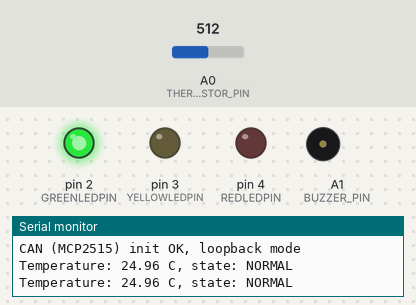
Recording of a sketch running on a simulated Arduino Uno, built with avr-gcc and run on an emulated ATmega328P. Parts: output pins drawn as LEDs (lit = HIGH), buzzer (waves = sounding, pin HIGH), the last lines printed to the serial monitor. The inputs (shaded band) are chosen by the test bench; at power-on: A0 (THERMISTOR_PIN) = 512.

Above: at 2.8 s.
2.9 s: A0 (THERMISTOR_PIN) set to 160
4.4 s: A0 (THERMISTOR_PIN) set to 133
At 5.4 s:
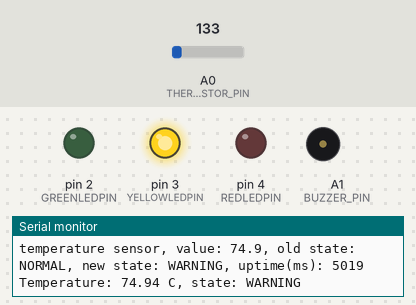
At 5.9 s:
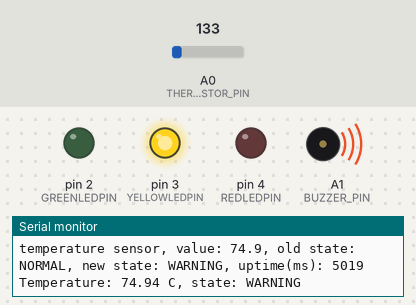
7.4 s: A0 (THERMISTOR_PIN) set to 93
10.4 s: A0 (THERMISTOR_PIN) set to 78
At 11.16 s:
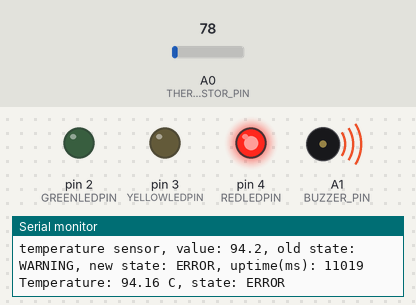
Timing chart, 0 to 14.4 s (numbered marks = the images above; inputs shaded):
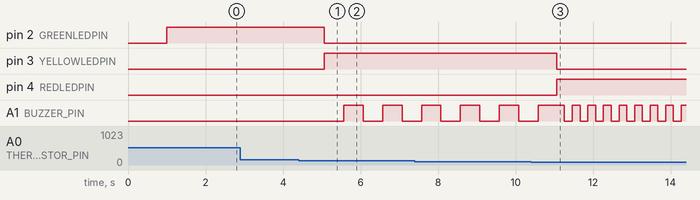

Measured:
- the behaviour switches between 149 and 148 on A0 (THERMISTOR_PIN) (found by bisection; images 0 and 1)
- the behaviour switches between 88 and 87 on A0 (THERMISTOR_PIN) (found by bisection; images 2 and 3)
- after the input at 4.4 s, pin 2 (GREENLEDPIN): HIGH → LOW after 0.67 s; pin 3 (YELLOWLEDPIN): LOW → HIGH after 0.67 s; A1 (BUZZER_PIN): alternates HIGH for 0.50 s and LOW for 0.50 s, starting after 1.2 s
- after the input at 10.4 s, pin 3 (YELLOWLEDPIN): HIGH → LOW after 0.67 s; pin 4 (REDLEDPIN): LOW → HIGH after 0.67 s

The sketch:

ArduinoIndustrialController.ino
```cpp
// Zapojeni termistoru (uprav pin, pokud pouzijes jiny nez A0):
//   5V -- rezistor 10k -- (ADC pin A0) -- termistor NTC -- GND
//
// Zapojeni bzucaku (aktivni, 2 vyvody):
//   A1 (BUZZER_PIN) -- (+) buzzer (-) -- GND
//
// Zapojeni MCP2515 (SPI):
//   VCC -- 5V, GND -- GND, CS -- D10, SO(MISO) -- D12, SI(MOSI) -- D11, SCK -- D13

#include "ISensor.h"
#include "ArduinoTemperatureSensor.h"
#include "ILogger.h"
#include "SerialLogger.h"
#include "Controller.h"
#include "BuzzerAlarm.h"
#include "CanReporter.h"
#include "StatusLeds.h"

const uint8_t THERMISTOR_PIN = A0;
const uint8_t BUZZER_PIN = A1;
const uint8_t CAN_CS_PIN = 10;
const uint8_t GREENLEDPIN = 2;
const uint8_t YELLOWLEDPIN = 3;
const uint8_t REDLEDPIN = 4;
const unsigned long TEMPERATURE_INTERVAL_MS = 1000;
const unsigned long BUZZER_INTERVAL_MS = 10;

ArduinoTemperatureSensor temperatureSensor(THERMISTOR_PIN);
SerialLogger serialLogger;
Controller controller(&serialLogger);
BuzzerAlarm buzzerAlarm(BUZZER_PIN);
CanReporter canReporter(CAN_CS_PIN);
StatusLeds statusLeds(GREENLEDPIN,YELLOWLEDPIN,REDLEDPIN);

unsigned long lastReadMsTemperature = 0;
unsigned long lastReadMsBuzzer = 0;

BuzzerStatus toBuzzerStatus(SystemState state) {
    switch (state) {
        case SystemState::NORMAL:  return BuzzerStatus::NORMAL;
        case SystemState::WARNING: return BuzzerStatus::WARNING;
        case SystemState::ERROR:   return BuzzerStatus::ERROR;
    }
    return BuzzerStatus::ERROR; // fallback, kdyby switch nepokryl vsechny hodnoty
}
LedStatus toLedStatus(SystemState state) {
    switch (state) {
        case SystemState::NORMAL:  return LedStatus::NORMAL;
        case SystemState::WARNING: return LedStatus::WARNING;
        case SystemState::ERROR:   return LedStatus::ERROR;
    }
    return LedStatus::ERROR; // fallback, kdyby switch nepokryl vsechny hodnoty
}

void setup() {
	Serial.begin(9600);
	Serial.println(F("Industrial Controller (Arduino) starting..."));

	if (canReporter.begin()) {
		Serial.println(F("CAN (MCP2515) init OK, loopback mode"));
	} else {
		Serial.println(F("CAN (MCP2515) init FAILED - zkontroluj zapojeni/CS pin"));
	}
}

void loop() {
	unsigned long now = millis();
	// čtení teploty
	if (now - lastReadMsTemperature >= TEMPERATURE_INTERVAL_MS) {
		lastReadMsTemperature = now;

		double temperature = temperatureSensor.readSensor();
		bool sensorFault = temperatureSensor.lastReadingWasFault();
		if(sensorFault){
			controller.forceFaultState();
			Serial.println(F("WARNING: cteni ADC na kraji rozsahu (mozny odpojeny/zkratovany senzor)"));
			Serial.print(F("Temperature: "));
			Serial.print("N/A (fault)");
		}else{

			controller.updateTemperature(temperature);
			Serial.print(F("Temperature: "));
			Serial.print(temperature);
		}
		Serial.print(F(" C, state: "));
		Serial.println(controller.toString(controller.getState()));
		//vybere a rozsvítí správnou ledku
		statusLeds.setStatus(toLedStatus(controller.getState()));

		canReporter.setData(static_cast<uint8_t>(controller.getState()), sensorFault, temperature);
	}
	// varovný buzzer
	if (now - lastReadMsBuzzer >= BUZZER_INTERVAL_MS) {
		lastReadMsBuzzer = now;
		buzzerAlarm.setStatus(toBuzzerStatus(controller.getState()));
		buzzerAlarm.update();
	}

	canReporter.update();

	// DOCASNE - overeni loopback testu, dokud neni druhy uzel/analyzator
	unsigned long rxId;
	uint8_t rxBuf[8];
	uint8_t rxLen;
	if (canReporter.checkLoopback(rxId, rxBuf, rxLen)) {
		Serial.print(F("CAN loopback OK, data:"));
		for (uint8_t i = 0; i < rxLen; i++) {
			Serial.print(' ');
			Serial.print(rxBuf[i], HEX);
		}
		Serial.println();
	}
}
```

ArduinoTemperatureSensor.cpp
```cpp
#include "ArduinoTemperatureSensor.h"
#include <Arduino.h>
#include <math.h>

namespace {
	constexpr int ADC_MAX = 1023;
	constexpr int FAULT_MARGIN = 3; // par LSB od kraje rozsahu = bereme jako poruchu
}

ArduinoTemperatureSensor::ArduinoTemperatureSensor(uint8_t pin,
                                                     double seriesResistorOhm,
                                                     double nominalResistanceOhm,
                                                     double bCoefficient,
                                                     double nominalTemperatureC)
	: pin(pin),
	  seriesResistorOhm(seriesResistorOhm),
	  nominalResistanceOhm(nominalResistanceOhm),
	  bCoefficient(bCoefficient),
	  nominalTemperatureK(nominalTemperatureC + 273.15)
{
	pinMode(pin, INPUT);
}

double ArduinoTemperatureSensor::readSensor()
{
	int adcValue = analogRead(pin);

	if (adcValue <= FAULT_MARGIN || adcValue >= (ADC_MAX - FAULT_MARGIN)) {
		// termistor odpojeny (adc blizko 1023) nebo zkratovany (adc blizko 0)
		faultFlag = true;
	} else {
		faultFlag = false;
	}

	return adcToCelsius(adcValue);
}

bool ArduinoTemperatureSensor::lastReadingWasFault() const
{
	return faultFlag;
}

double ArduinoTemperatureSensor::adcToCelsius(int adcValue) const
{
	if (adcValue <= 0) adcValue = 1;
	if (adcValue >= ADC_MAX) adcValue = ADC_MAX - 1;

	// napetovy delic: pevny rezistor nahore, NTC dole (uprav pri obracenem zapojeni)
	double resistance = seriesResistorOhm / (static_cast<double>(ADC_MAX) / adcValue - 1.0);

	// Steinhart-Hart, zjednodusena B-parametr rovnice
	double steinhart = resistance / nominalResistanceOhm;
	steinhart = log(steinhart);
	steinhart /= bCoefficient;
	steinhart += 1.0 / nominalTemperatureK;
	steinhart = 1.0 / steinhart;
	steinhart -= 273.15;

	return steinhart;
}
```

ArduinoTemperatureSensor.h
```cpp
#pragma once
#include "ISensor.h"
#include <stdint.h>

// Realny senzor - NTC termistor na analogovem vstupu Arduina.
// Nahrazuje simulovanou TemperatureSensor pri portovani na hardware,
// beze zmeny v Controlleru (Controller zna jen rozhrani ISensor).
//
// Predpoklada napetovy delic: 5V -- seriovy rezistor -- [ADC pin] -- NTC -- GND
class ArduinoTemperatureSensor : public ISensor
{
public:
	// pin                    = cislo analogoveho vstupu (napr. A0)
	// seriesResistorOhm      = hodnota pevneho rezistoru v delici (napr. 10000 pro 10k)
	// nominalResistanceOhm   = odpor termistoru pri 25 C (dle datasheetu, typicky 10000)
	// bCoefficient           = B-konstanta termistoru (typicky 3950 pro bezne NTC 10k)
	// nominalTemperatureC    = referencni teplota pro nominalResistanceOhm (obvykle 25 C)
	ArduinoTemperatureSensor(uint8_t pin,
	                          double seriesResistorOhm = 10000.0,
	                          double nominalResistanceOhm = 10000.0,
	                          double bCoefficient = 3950.0,
	                          double nominalTemperatureC = 25.0);

	double readSensor() override;

	// true, pokud posledni cteni vypadalo jako odpojeny/zkratovany senzor
	bool lastReadingWasFault() const;

private:
	double adcToCelsius(int adcValue) const;

	uint8_t pin;
	double seriesResistorOhm;
	double nominalResistanceOhm;
	double bCoefficient;
	double nominalTemperatureK;
	bool faultFlag = false;
};
```

BuzzerAlarm.cpp
```cpp
#include "BuzzerAlarm.h"
#include <Arduino.h>
#include <math.h>
#define WARNINGINTERVAL 500
#define ERRORINTERVAL 200

BuzzerAlarm::BuzzerAlarm(uint8_t pin){ // bere pin, nastaví ho jako výstup
    this->pin = pin;
    pinMode(pin,OUTPUT);
    digitalWrite(pin, LOW);
}
void BuzzerAlarm::setStatus(BuzzerStatus newStatus){ // co zvenčí řekne "teď hraj tohle".
    if(newStatus != buzzerStatus){
        buzzerStatus = newStatus;
        lastToggleMillis = millis();
        if(newStatus == BuzzerStatus::NORMAL){
            digitalWrite(pin, LOW);
            pinEnabled = false;
        }
    }

    return;
}
void BuzzerAlarm::update(){
    unsigned long now = millis();
    if(buzzerStatus == BuzzerStatus::NORMAL){
        return;
    }else{
        unsigned long interval = intervalForStatus(buzzerStatus);
        if(now - lastToggleMillis >= interval){
            pinEnabled = !pinEnabled;
            if (pinEnabled) {
                digitalWrite(pin, HIGH);
            } else {
                digitalWrite(pin, LOW);
            }
            lastToggleMillis = now;
        }
    }
}

unsigned long BuzzerAlarm::intervalForStatus(BuzzerStatus status) const{ // podle enum vybírá interval tónu buzzeru
    switch(status){
        case BuzzerStatus::NORMAL:
            return 0;
        case BuzzerStatus::WARNING:
            return WARNINGINTERVAL;
        case BuzzerStatus::ERROR:
            return ERRORINTERVAL;
    }
}
```

BuzzerAlarm.h
```cpp
#pragma once
#include <stdint.h>

enum class BuzzerStatus
    {
        NORMAL,
        WARNING,
        ERROR
    };

class BuzzerAlarm {
public:
    BuzzerAlarm(uint8_t pin); // bere pin, nastaví ho jako výstup
    void setStatus(BuzzerStatus buzzerStatus); // co zvenčí řekne "teď hraj tohle".
    void update();


private:
    uint8_t pin;
    unsigned long lastToggleMillis = 0;
    bool pinEnabled = false;
    BuzzerStatus buzzerStatus = BuzzerStatus::NORMAL;
    unsigned long intervalForStatus(BuzzerStatus status) const;
};
```

CanReporter.cpp
```cpp
#include "CanReporter.h"
#include <SPI.h>

#define CAN_REPORT_ID 0x100 // vlastni ID pro tento status ramec

CanReporter::CanReporter(uint8_t csPin, unsigned long reportIntervalMs)
    : can(csPin), reportIntervalMs(reportIntervalMs)
{
}

bool CanReporter::begin()
{
    if (can.begin(MCP_ANY, CAN_500KBPS, MCP_8MHZ) != CAN_OK) {
        return false;
    }
    // Zatim loopback - zadny druhy uzel na sbernici, testujeme jen ze
    // se ramce spravne sestavuji a odesilaji. Az bude k dispozici druhy
    // uzel/analyzator, prepnout na MCP_NORMAL.
    can.setMode(MCP_LOOPBACK);
    return true;
}

void CanReporter::setData(uint8_t newState, bool newFaultFlag, double newTemperature)
{
    state = newState;
    faultFlag = newFaultFlag;
    temperature = newTemperature;
}

void CanReporter::update()
{
    unsigned long now = millis();
    if (now - lastSendMillis < reportIntervalMs) {
        return;
    }
    lastSendMillis = now;

    int16_t tempScaled = (int16_t)(temperature * 10); // napr. 21.6 C -> 216

    uint8_t buf[8];
    buf[0] = state;
    buf[1] = faultFlag ? 1 : 0;
    buf[2] = (uint8_t)(tempScaled >> 8);   // horni bajt
    buf[3] = (uint8_t)(tempScaled & 0xFF); // dolni bajt
    buf[4] = 0;
    buf[5] = 0;
    buf[6] = 0;
    buf[7] = 0;

    can.sendMsgBuf(CAN_REPORT_ID, 0, 8, buf); // 0 = standardni (11-bit) ramec
}

bool CanReporter::checkLoopback(unsigned long &outId, uint8_t outBuf[8], uint8_t &outLen)
{
    if (can.checkReceive() != CAN_MSGAVAIL) {
        return false;
    }
    can.readMsgBuf(&outId, &outLen, outBuf);
    return true;
}
```

CanReporter.h
```cpp
#pragma once
#include <stdint.h>
#include <mcp_can.h>

class CanReporter {
public:
    // csPin            = Chip Select pin modulu MCP2515 (SPI)
    // reportIntervalMs = jak často posílat heartbeat rámec (např. 100 ms)
    CanReporter(uint8_t csPin, unsigned long reportIntervalMs = 100);

    // Inicializuje MCP2515 (SPI, rychlost sběrnice). Volat AŽ ze setup(),
    // ne z konstruktoru.
    bool begin();

    // Zvenčí se tímto předají aktuální data k odeslání - obdoba
    // BuzzerAlarm::setStatus(), jen místo jedné hodnoty tři najednou.
    void setData(uint8_t state, bool faultFlag, double temperature);

    // Neblokující - pošle rámec, jakmile uplyne reportIntervalMs.
    void update();

    // DOČASNÉ pro loopback test - zkontroluje, jestli nepřišel rámec zpátky
    // (v loopback režimu se tam vrací to, co sami odešleme). Vrací true,
    // pokud byl rámec přijat, a vyplní outId/outBuf/outLen. Smazat/nahradit,
    bool checkLoopback(unsigned long &outId, uint8_t outBuf[8], uint8_t &outLen);

private:
    MCP_CAN can;
    unsigned long reportIntervalMs;
    unsigned long lastSendMillis = 0;

    uint8_t state = 0;
    bool faultFlag = false;
    double temperature = 0.0;
};
```

Controller.cpp
```cpp
#include "Controller.h"
#ifndef ARDUINO
#include <sstream>
#endif
#define ERRORLOWTEMPERATURE 88
#define WARNINGHIGHTEMPERATURE 90
#define WARNINGLOWTEMPERATURE 69
#define NORMALHIGHTEMPERATURE 71
#define PRESSUREHYSTERESIS 3
#define NORMALPRESSURELOW 90
#define NORMALPRESSUREHIGH 120
#define ERRORLOWPRESSURE 81
#define ERRORHIGHPRESSURE 130

Controller::Controller(ILogger* logger) : logger(logger) {}

SystemState Controller::evaluateTemperature(double temperature, SystemState currentTemperatureState) {
	switch (currentTemperatureState) {
	case SystemState::ERROR:
		if (temperature >= ERRORLOWTEMPERATURE) {
			return SystemState::ERROR;
		}
		else if (temperature < ERRORLOWTEMPERATURE) {
			return SystemState::WARNING;
		}
		else {
			return currentTemperatureState;
		}
	case SystemState::WARNING:
		if (temperature >= WARNINGHIGHTEMPERATURE) {
			return SystemState::ERROR;
		}
		else if(temperature <= ERRORLOWTEMPERATURE && temperature >= WARNINGLOWTEMPERATURE){
			return SystemState::WARNING;
		}
		else if(temperature < WARNINGLOWTEMPERATURE){
			return SystemState::NORMAL;
		}
		else {
			return currentTemperatureState;
		}
	case SystemState::NORMAL:
		if (temperature >= WARNINGHIGHTEMPERATURE) {
			return SystemState::ERROR;
		}
		else if (temperature >= NORMALHIGHTEMPERATURE && temperature < WARNINGHIGHTEMPERATURE) {
			return SystemState::WARNING;
		}
		else if (temperature < NORMALHIGHTEMPERATURE) {
			return SystemState::NORMAL;
		}
		else {
			return currentTemperatureState;
		}
	default:
		return SystemState::ERROR;
	}
}

const char* Controller::toString(SystemState state) {
	switch (state) {
	case SystemState::ERROR:
		return "ERROR";
	case SystemState::WARNING:
		return "WARNING";
	case SystemState::NORMAL:
		return "NORMAL";
	default:
		return "UNKNOWN";
	}
}

void Controller::updateTemperature(double temperature) {
	SystemState stateTemp = evaluateTemperature(temperature, state);
	if (stateTemp != state) {

		log(state, temperature, stateTemp);
		state = stateTemp;

	}
}

SystemState Controller::getState() const{
	return state;
}

void Controller::log(SystemState oldstate, double temperature, SystemState stateTemp) {
	if (logger != nullptr) {
		// externi logger (napr. Arduino SerialLogger) - zadne STL retezce/soubory navic,
		// bezpecne i na cilech bez filesystemu a s malo RAM
		logger->log("temperature sensor", temperature, toString(oldstate), toString(stateTemp));
		return;
	}

#ifndef ARDUINO
	// puvodni chovani pro PC build: soubor + konzole (beze zmeny)
	std::ofstream logFile{ "controller.log" };
	std::ostringstream tempStream;
	tempStream << temperature;
	std::string tempStr = tempStream.str();

	std::string str = "temperature sensor, temperature: " + tempStr + " ,old state: " + toString(oldstate) + " ,new state: " + toString(stateTemp) + " ,date and time: " + getTimestamp();
	logHistory.push_back(str);
	while (logHistory.size() > 10) {
		logHistory.pop_front();
	}
	for (const std::string& entry : logHistory) {
		logFile << entry << "\n";
	}
	std::cout << str << std::endl;
#endif
}

PressureState Controller::evaluatePressure(double pressure, PressureState currentPressureState) {
	switch (currentPressureState) {
	case PressureState::NORMAL:
		if (pressure < (NORMALPRESSURELOW)) {
			return PressureState::LOW_WARNING;
		}
		else if (pressure >= (NORMALPRESSUREHIGH)) {
			return PressureState::HIGH_WARNING;
		}
		else {
			return PressureState::NORMAL;
		}
	case PressureState::LOW_WARNING:
		if (pressure < (ERRORLOWPRESSURE)) {
			return PressureState::LOW_ERROR;
		}
		else if (pressure >= (NORMALPRESSURELOW + PRESSUREHYSTERESIS)) {
			return PressureState::NORMAL;
		}
		else {
			return PressureState::LOW_WARNING;
		}
	case PressureState::LOW_ERROR:
		if (pressure >= (ERRORLOWPRESSURE + PRESSUREHYSTERESIS)) {
			return PressureState::LOW_WARNING;
		}
		else {
			return PressureState::LOW_ERROR;
		}
	case PressureState::HIGH_WARNING:
		if (pressure < (NORMALPRESSUREHIGH - PRESSUREHYSTERESIS)) {
			return PressureState::NORMAL;
		}
		else if (pressure >= (ERRORHIGHPRESSURE)) {
			return PressureState::HIGH_ERROR;
		}
		else {
			return PressureState::HIGH_WARNING;
		}
	case PressureState::HIGH_ERROR:
		if (pressure < (ERRORHIGHPRESSURE - PRESSUREHYSTERESIS)) {
			return PressureState::HIGH_WARNING;
		}
		else {
			return PressureState::HIGH_ERROR;
		}
	default:
		return currentPressureState;
	}
}

void Controller::forceFaultState(){
	if(state != SystemState::ERROR){
		log(state, -999.0, SystemState::ERROR);
		state = SystemState::ERROR;
		return;
	}else{
		return;
	}
}

void Controller::updatePressure(double pressure) {
	PressureState stateTemp = evaluatePressure(pressure, pressureState);
	if (stateTemp != pressureState) {
		// POZNAMKA: puvodni kod tady volal log(state, pressure, stateTemp), coz nesedi
		// na typ SystemState a pravdepodobne se to na PC uz nekompilovalo (viz komentar
		// "je treba upravit pro potreby updatePressure" v puvodnim souboru). V ramci
		// teto faze pressure vetev nechavam funkcne nedoreseny - resi se az v dalsim kroku
		// spolu s tlakovym senzorem.
		pressureState = stateTemp;
	}
}
```

Controller.h
```cpp
#pragma once
#include "ILogger.h"
#ifndef ARDUINO
#include "TimeUtils.h"
#include <fstream>
#include <deque>
#include <string>
#include <iostream>
#endif

	enum class SystemState {
		NORMAL,
		WARNING,
		ERROR
	};

	enum class PressureState{
		NORMAL,
		LOW_WARNING,
		LOW_ERROR,
		HIGH_WARNING,
		HIGH_ERROR
	};

class Controller
{
public:
	// logger = volitelny externi logger (napr. SerialLogger na Arduinu).
	// Kdyz zustane nullptr, Controller se chova presne jako drive (log do souboru).
	explicit Controller(ILogger* logger = nullptr);

	void updateTemperature(double temperature);
	void updatePressure(double pressure);
	const char* toString(SystemState state);
	SystemState getState() const;
	void forceFaultState();

private:
	SystemState evaluateTemperature(double temperature,SystemState currentTemperatureState);
	PressureState evaluatePressure(double pressure, PressureState currentPressureState);
	SystemState state = SystemState::NORMAL;
	PressureState pressureState = PressureState::NORMAL;
	void log(SystemState oldstate, double temperature, SystemState stateTemp);
#ifndef ARDUINO
	std::deque<std::string> logHistory;
#endif
	ILogger* logger;
};
```

ILogger.h
```cpp
#pragma once

// Rozhrani pro logovani prechodu stavu. Ma zamerne "rozlozene" parametry
// (ne uz hotovy std::string), aby implementace na embedded cilech
// (Arduino Uno, 2 kB RAM) nemusela pouzivat std::ostringstream/std::string
// pro sestaveni zpravy - to je hlavni duvod, proc tohle rozhrani vzniklo
// pri portovani puvodniho PC Controlleru na hardware.
class ILogger
{
public:
	virtual ~ILogger() = default;
	virtual void log(const char* sensorName, double value,
	                  const char* oldState, const char* newState) = 0;
};
```

Source omitted: ISensor.h (277 bytes), SerialLogger.cpp (577 bytes), SerialLogger.h (407 bytes), StatusLeds.cpp (1157 bytes), StatusLeds.h (313 bytes)
